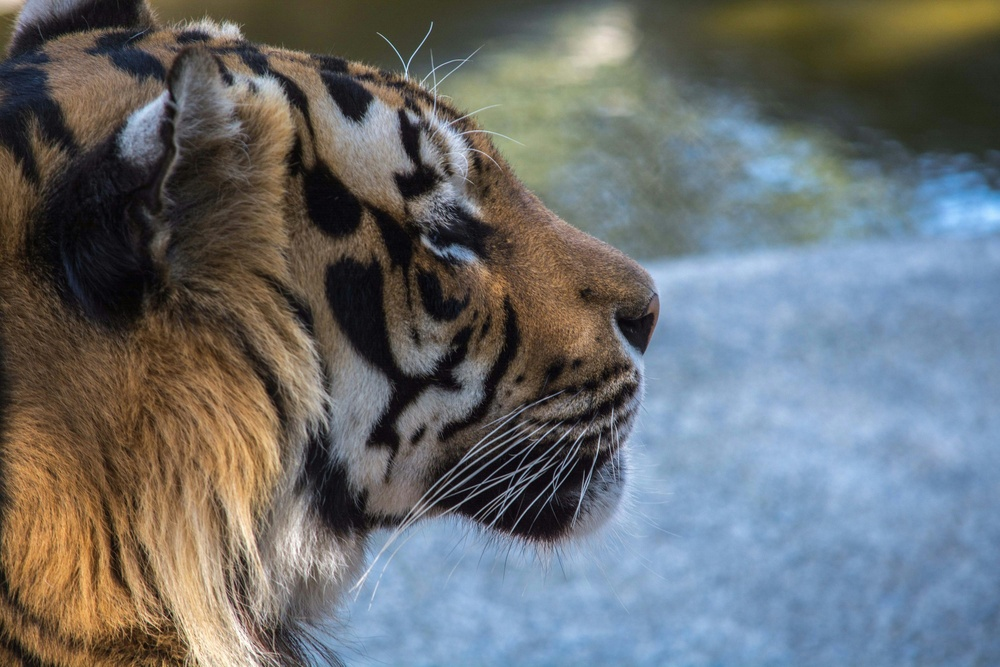
#> input picture Clases/photo.jpg, 1000 x 667 px, shrunk from 3000 x 2000 before the run
$ python clase27Feb.py
#> lines starting #> are read from the running program, lines starting #| are printed output that depends on the picture
### Clases/ProceImg.py
import numpy as np
import matplotlib.pyplot as plt

# [7 lines left out: function CapaImg, not called in this run]

def BrilloImg (img:np.array, Brillo:int)->np.array:
#> called with Brillo = 0.5
    copiaImg:np.array = np.copy(img)
    return (copiaImg+Brillo)

def AjusteCanal (img:np.array, brillo:int, capa:int)->np.array:
#> called with brillo = 100, capa = 0
    copiaImg:np.array = np.copy(img)
    copiaImg[:, :, capa] =  copiaImg[:, :, capa]+brillo
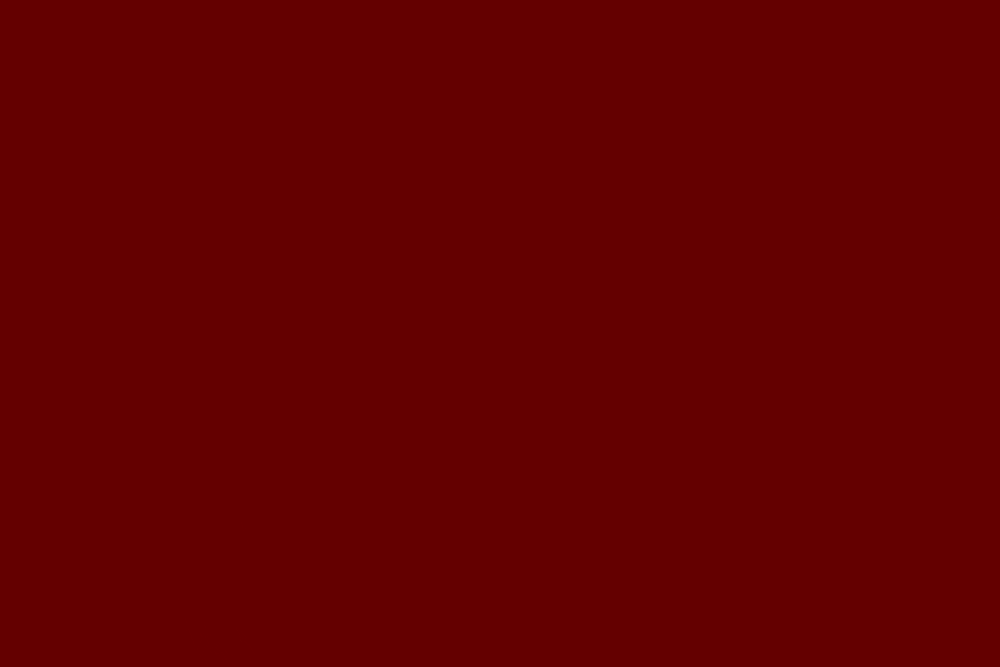
#> copiaImg: shape (667, 1000, 3) float64; mean R, G, B 100.4, 0.4, 0.4
    return copiaImg

# [7 lines left out: function Contraste, not called in this run]

# 3. Crear una función que invierta los colores de una imagen
def invertirColor (img:np.array)->np.array:
    return 1 - img
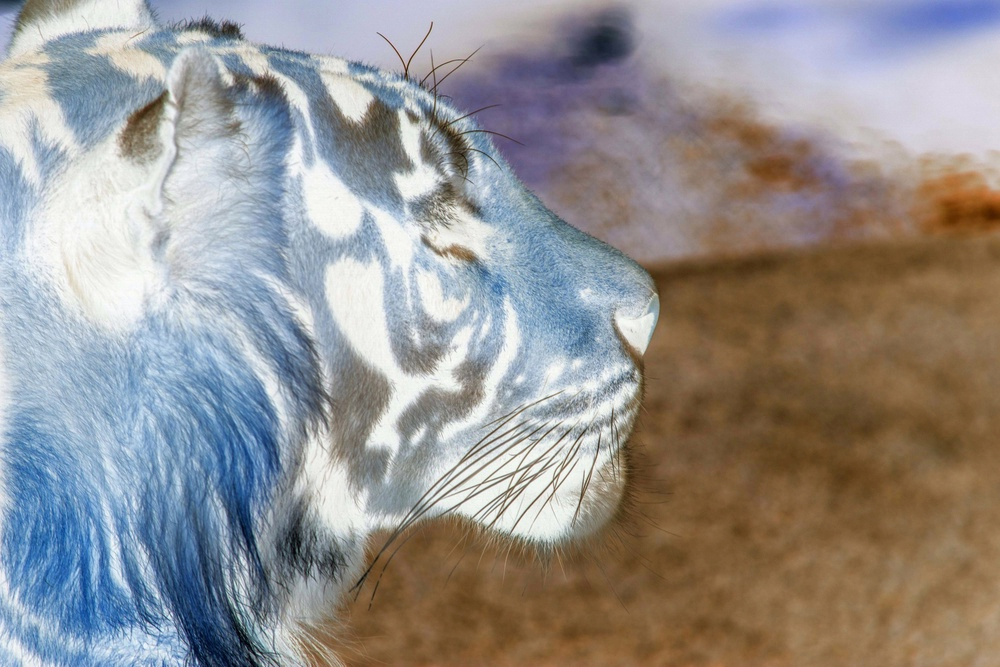
#> returned value: shape (667, 1000, 3) float64; mean of channels 0, 1, 2 0.582, 0.568, 0.56; drawn as R, G, B

# 4. Crear una función que retorne una imagen con solo el canal rojo
# [37 lines left out: functions extraerRojo, extraerVerde, extraerAzul, extraerMagenta, extraerCyan, extraerAmarillo, not called in this run]

# 10. Crear una función que reconstruya una imagen a partir de sus canales de color
def reconstruirImagen(roj: np.array, ver: np.array, azu: np.array) -> np.array:
    return roj + ver + azu  # Suma de los canales para reconstruir la imagen

# 11. Crear una función que fusiona dos imágenes sin ecualizar
# [64 lines left out: functions fusionarImagenes, ecualizarImagen, fusionarImagenesEcualizadas, ecualizarImagenFactor, avarage, not called in this run]

# 16. Crear una función que convierta una imagen a escala de grises usando el método ponderado (Luminosity)
def luminosity(img: np.array) -> np.array:
    coeficientes = np.array([0.2989, 0.5870, 0.1140])  # Pesos de la luminosidad
    return np.dot(img[..., :3], coeficientes)

# 17. Crear una función que convierta una imagen a escala de grises usando el método de tonalidad (Midgray)
def midgray(img: np.array) -> np.array:
    return (np.max(img, axis=2) + np.min(img, axis=2)) / 2

### Clases/clase27Feb.py
import numpy as np
import matplotlib.pyplot as plt
import ProceImg as pi
from skimage import io, filters


MiImagen=np.array(plt.imread("photo.jpg"))/255

plt.figure(1)
plt.subplot(2,2,1)
plt.imshow(MiImagen)
plt.title("Imagen Original")

plt.subplot(2,2,2)
BrilloImg=pi.BrilloImg(MiImagen, 0.5)
plt.imshow(BrilloImg)
plt.title("Ajuste de Brillo")

plt.subplot(2,2,3)
AjusteCanal=pi.AjusteCanal(MiImagen, 100, 0)
plt.imshow(AjusteCanal)

# plt.subplot(2,2,4)
# Contraste=pi.Contraste(MiImagen, 0.5, 1)
# plt.imshow(Contraste)

plt.subplot(2,2,4)
invetir=pi.invertirColor(MiImagen)
plt.imshow(invetir)
plt.title("Color Invertido")
plt.show()
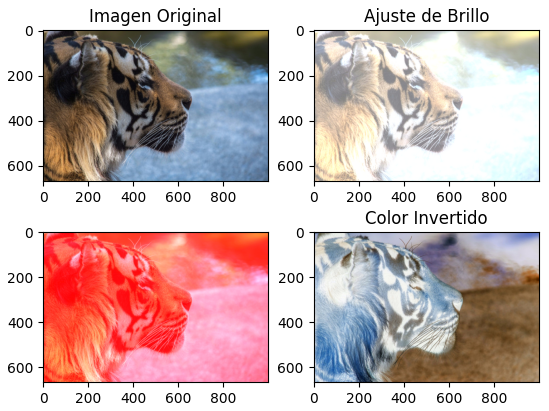
#> figure drawn by matplotlib, 4 panels

# [23 lines of commented-out code are left out]
